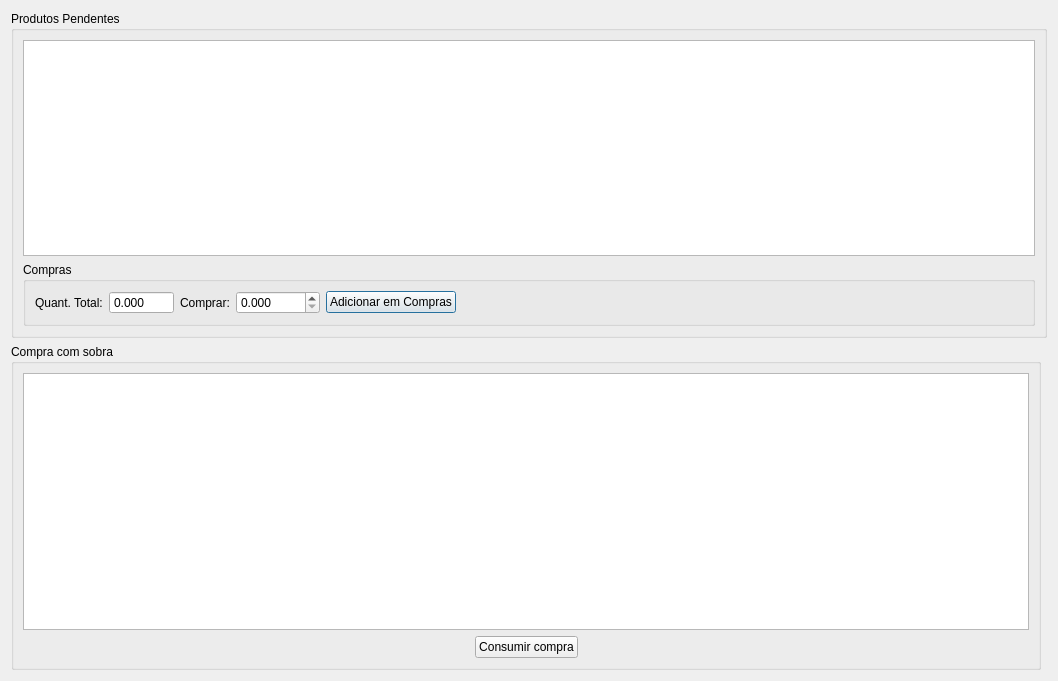
<?xml version="1.0" encoding="UTF-8"?>
<ui version="4.0">
 <class>ProdutosPendentes</class>
 <widget class="QDialog" name="ProdutosPendentes">
  <property name="geometry">
   <rect>
    <x>0</x>
    <y>0</y>
    <width>1058</width>
    <height>681</height>
   </rect>
  </property>
  <property name="windowTitle">
   <string>Vendas do produto</string>
  </property>
  <layout class="QGridLayout" name="gridLayout_4">
   <item row="0" column="0" colspan="2">
    <widget class="QGroupBox" name="groupBox">
     <property name="title">
      <string>Produtos Pendentes</string>
     </property>
     <layout class="QGridLayout" name="gridLayout">
      <item row="0" column="0">
       <widget class="TableView" name="tableProdutos">
        <property name="palette">
         <palette>
          <active>
           <colorrole role="Highlight">
            <brush brushstyle="SolidPattern">
             <color alpha="255">
              <red>51</red>
              <green>153</green>
              <blue>255</blue>
             </color>
            </brush>
           </colorrole>
          </active>
          <inactive>
           <colorrole role="Highlight">
            <brush brushstyle="SolidPattern">
             <color alpha="255">
              <red>51</red>
              <green>153</green>
              <blue>255</blue>
             </color>
            </brush>
           </colorrole>
          </inactive>
          <disabled>
           <colorrole role="Highlight">
            <brush brushstyle="SolidPattern">
             <color alpha="255">
              <red>51</red>
              <green>153</green>
              <blue>255</blue>
             </color>
            </brush>
           </colorrole>
          </disabled>
         </palette>
        </property>
        <property name="mouseTracking">
         <bool>true</bool>
        </property>
        <property name="sizeAdjustPolicy">
         <enum>QAbstractScrollArea::AdjustToContents</enum>
        </property>
        <property name="editTriggers">
         <set>QAbstractItemView::NoEditTriggers</set>
        </property>
        <property name="selectionMode">
         <enum>QAbstractItemView::SingleSelection</enum>
        </property>
        <property name="selectionBehavior">
         <enum>QAbstractItemView::SelectRows</enum>
        </property>
        <property name="sortingEnabled">
         <bool>true</bool>
        </property>
        <attribute name="horizontalHeaderCascadingSectionResizes">
         <bool>true</bool>
        </attribute>
        <attribute name="horizontalHeaderStretchLastSection">
         <bool>false</bool>
        </attribute>
       </widget>
      </item>
      <item row="1" column="0">
       <widget class="QGroupBox" name="groupBox_3">
        <property name="title">
         <string>Compras</string>
        </property>
        <layout class="QGridLayout" name="gridLayout_5">
         <item row="0" column="2">
          <widget class="QLabel" name="labelComprar">
           <property name="text">
            <string>Comprar:</string>
           </property>
          </widget>
         </item>
         <item row="0" column="3">
          <widget class="QDoubleSpinBox" name="doubleSpinBoxComprar">
           <property name="decimals">
            <number>3</number>
           </property>
           <property name="maximum">
            <double>99999.990000000005239</double>
           </property>
          </widget>
         </item>
         <item row="0" column="1">
          <widget class="QDoubleSpinBox" name="doubleSpinBoxQuantTotal">
           <property name="readOnly">
            <bool>true</bool>
           </property>
           <property name="buttonSymbols">
            <enum>QAbstractSpinBox::NoButtons</enum>
           </property>
           <property name="decimals">
            <number>3</number>
           </property>
           <property name="minimum">
            <double>-9999.000000000000000</double>
           </property>
           <property name="maximum">
            <double>9999.989999999999782</double>
           </property>
          </widget>
         </item>
         <item row="0" column="4">
          <widget class="QPushButton" name="pushButtonComprar">
           <property name="text">
            <string>Adicionar em Compras</string>
           </property>
          </widget>
         </item>
         <item row="0" column="0">
          <widget class="QLabel" name="labelQuantTotal">
           <property name="text">
            <string>Quant. Total:</string>
           </property>
          </widget>
         </item>
         <item row="0" column="5">
          <spacer name="horizontalSpacer_4">
           <property name="orientation">
            <enum>Qt::Horizontal</enum>
           </property>
           <property name="sizeHint" stdset="0">
            <size>
             <width>40</width>
             <height>20</height>
            </size>
           </property>
          </spacer>
         </item>
        </layout>
       </widget>
      </item>
     </layout>
    </widget>
   </item>
   <item row="1" column="0">
    <widget class="QGroupBox" name="groupBox_2">
     <property name="title">
      <string>Compra com sobra</string>
     </property>
     <layout class="QGridLayout" name="gridLayout_2">
      <item row="1" column="1">
       <widget class="QPushButton" name="pushButtonConsumirCompra">
        <property name="text">
         <string>Consumir compra</string>
        </property>
       </widget>
      </item>
      <item row="1" column="2">
       <spacer name="horizontalSpacer_5">
        <property name="orientation">
         <enum>Qt::Horizontal</enum>
        </property>
        <property name="sizeHint" stdset="0">
         <size>
          <width>40</width>
          <height>20</height>
         </size>
        </property>
       </spacer>
      </item>
      <item row="1" column="0">
       <spacer name="horizontalSpacer">
        <property name="orientation">
         <enum>Qt::Horizontal</enum>
        </property>
        <property name="sizeHint" stdset="0">
         <size>
          <width>40</width>
          <height>20</height>
         </size>
        </property>
       </spacer>
      </item>
      <item row="0" column="0" colspan="3">
       <widget class="TableView" name="tableCompra">
        <property name="palette">
         <palette>
          <active>
           <colorrole role="Highlight">
            <brush brushstyle="SolidPattern">
             <color alpha="255">
              <red>51</red>
              <green>153</green>
              <blue>255</blue>
             </color>
            </brush>
           </colorrole>
          </active>
          <inactive>
           <colorrole role="Highlight">
            <brush brushstyle="SolidPattern">
             <color alpha="255">
              <red>51</red>
              <green>153</green>
              <blue>255</blue>
             </color>
            </brush>
           </colorrole>
          </inactive>
          <disabled>
           <colorrole role="Highlight">
            <brush brushstyle="SolidPattern">
             <color alpha="255">
              <red>51</red>
              <green>153</green>
              <blue>255</blue>
             </color>
            </brush>
           </colorrole>
          </disabled>
         </palette>
        </property>
        <property name="mouseTracking">
         <bool>true</bool>
        </property>
        <property name="editTriggers">
         <set>QAbstractItemView::NoEditTriggers</set>
        </property>
        <property name="selectionMode">
         <enum>QAbstractItemView::SingleSelection</enum>
        </property>
        <property name="selectionBehavior">
         <enum>QAbstractItemView::SelectRows</enum>
        </property>
       </widget>
      </item>
     </layout>
    </widget>
   </item>
  </layout>
 </widget>
 <customwidgets>
  <customwidget>
   <class>TableView</class>
   <extends>QTableView</extends>
   <header>src/tableview.h</header>
  </customwidget>
 </customwidgets>
 <resources/>
 <connections/>
</ui>
